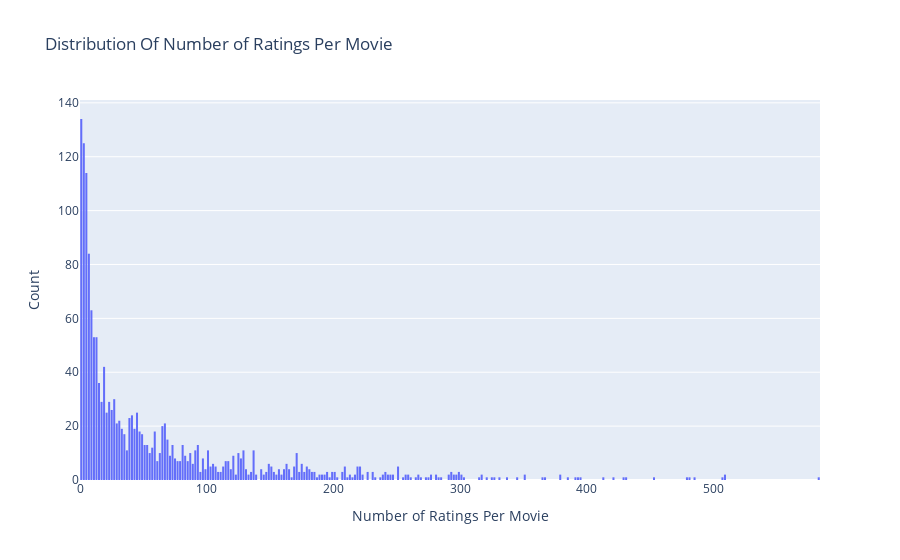

This figure's notebook cell:
### Markdown cell above
### Numbers of ratings per movie

The following analysis checks how many ratings (interactions) each movie has. As explained in class, due to the long tail "problem", we will have a tiny amount of highly popular movies (with many ratings) and a very large number of almost unknown movies (with a handful of ratings).

The degree in which this long tail phenomena occurs will be related to aspects such as serendipity or overespecialization of the recommendations and the recommendation methodology that you should select (i.e., if you only have ratings for a bunch of movies, perhaps it does not make sense to use a CF recommendation system)

### Code cell
# Number of ratings per movie
data = df.groupby('title')['rating'].count()

# Create trace
trace = go.Histogram(x = data.values,
                     name = 'Ratings',
                     xbins = dict(start = 0,size = 2))
# Create layout
layout = go.Layout(title = 'Distribution Of Number of Ratings Per Movie',
                   xaxis = dict(title = 'Number of Ratings Per Movie'),
                   yaxis = dict(title = 'Count'),
                   bargap = 0.2)

# Create plot
fig = go.Figure(data=[trace], layout=layout)
iplot(fig)

### Figure 1 — Plotly figure (JSON) as saved in the notebook; plotly's stock layout.template omitted (floating-point values rounded to 4 significant figures; data arrays with more than 128 entries replaced by an {"elided": "..."} marker saying what was removed)
{"data": [{"name": "Ratings", "type": "histogram", "x": {"elided": "1664 int values"}, "xbins": {"size": 2, "start": 0}}], "layout": {"bargap": 0.2, "title": {"text": "Distribution Of Number of Ratings Per Movie"}, "xaxis": {"title": {"text": "Number of Ratings Per Movie"}}, "yaxis": {"title": {"text": "Count"}}}}
